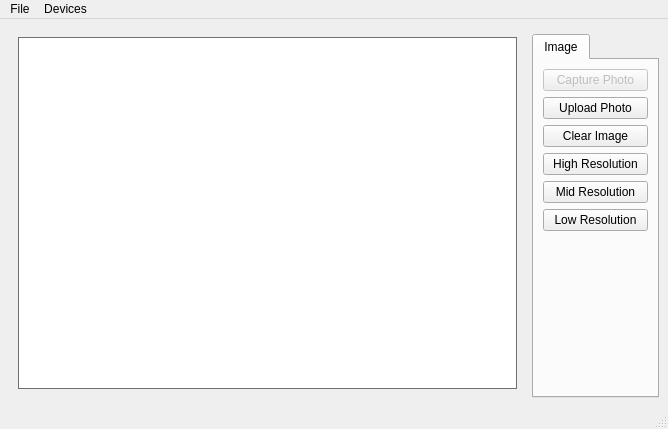
<?xml version="1.0" encoding="UTF-8"?>
<ui version="4.0">
 <class>Camera</class>
 <widget class="QMainWindow" name="Camera">
  <property name="geometry">
   <rect>
    <x>0</x>
    <y>0</y>
    <width>668</width>
    <height>429</height>
   </rect>
  </property>
  <property name="windowTitle">
   <string>Camera</string>
  </property>
  <widget class="QWidget" name="centralwidget">
   <layout class="QGridLayout" name="gridLayout_3">
    <item row="0" column="1" rowspan="2">
     <widget class="QStackedWidget" name="stackedWidget">
      <property name="sizePolicy">
       <sizepolicy hsizetype="Preferred" vsizetype="Preferred">
        <horstretch>1</horstretch>
        <verstretch>0</verstretch>
       </sizepolicy>
      </property>
      <property name="palette">
       <palette>
        <active>
         <colorrole role="Base">
          <brush brushstyle="SolidPattern">
           <color alpha="255">
            <red>255</red>
            <green>255</green>
            <blue>255</blue>
           </color>
          </brush>
         </colorrole>
         <colorrole role="Window">
          <brush brushstyle="SolidPattern">
           <color alpha="255">
            <red>145</red>
            <green>145</green>
            <blue>145</blue>
           </color>
          </brush>
         </colorrole>
        </active>
        <inactive>
         <colorrole role="Base">
          <brush brushstyle="SolidPattern">
           <color alpha="255">
            <red>255</red>
            <green>255</green>
            <blue>255</blue>
           </color>
          </brush>
         </colorrole>
         <colorrole role="Window">
          <brush brushstyle="SolidPattern">
           <color alpha="255">
            <red>145</red>
            <green>145</green>
            <blue>145</blue>
           </color>
          </brush>
         </colorrole>
        </inactive>
        <disabled>
         <colorrole role="Base">
          <brush brushstyle="SolidPattern">
           <color alpha="255">
            <red>145</red>
            <green>145</green>
            <blue>145</blue>
           </color>
          </brush>
         </colorrole>
         <colorrole role="Window">
          <brush brushstyle="SolidPattern">
           <color alpha="255">
            <red>145</red>
            <green>145</green>
            <blue>145</blue>
           </color>
          </brush>
         </colorrole>
        </disabled>
       </palette>
      </property>
      <property name="currentIndex">
       <number>0</number>
      </property>
      <widget class="QWidget" name="viewfinderPage">
       <layout class="QGridLayout" name="gridLayout_5">
        <item row="0" column="0">
         <widget class="GraphicsView" name="graphicsView"/>
        </item>
       </layout>
      </widget>
      <widget class="QWidget" name="previewPage">
       <layout class="QGridLayout" name="gridLayout_4">
        <item row="1" column="0">
         <widget class="QLabel" name="lastImagePreviewLabel">
          <property name="sizePolicy">
           <sizepolicy hsizetype="Preferred" vsizetype="MinimumExpanding">
            <horstretch>0</horstretch>
            <verstretch>0</verstretch>
           </sizepolicy>
          </property>
          <property name="frameShape">
           <enum>QFrame::Box</enum>
          </property>
          <property name="text">
           <string/>
          </property>
         </widget>
        </item>
       </layout>
      </widget>
     </widget>
    </item>
    <item row="1" column="2" colspan="2">
     <widget class="QTabWidget" name="captureWidget">
      <property name="currentIndex">
       <number>0</number>
      </property>
      <widget class="QWidget" name="tab_2">
       <attribute name="title">
        <string>Image</string>
       </attribute>
       <layout class="QGridLayout" name="gridLayout">
        <item row="5" column="0">
         <widget class="QPushButton" name="lowResolution">
          <property name="text">
           <string>Low Resolution</string>
          </property>
         </widget>
        </item>
        <item row="4" column="0">
         <widget class="QPushButton" name="midResolution">
          <property name="text">
           <string>Mid Resolution</string>
          </property>
         </widget>
        </item>
        <item row="3" column="0">
         <widget class="QPushButton" name="highResolution">
          <property name="text">
           <string>High Resolution</string>
          </property>
         </widget>
        </item>
        <item row="6" column="0">
         <spacer name="verticalSpacer_2">
          <property name="orientation">
           <enum>Qt::Vertical</enum>
          </property>
          <property name="sizeHint" stdset="0">
           <size>
            <width>20</width>
            <height>161</height>
           </size>
          </property>
         </spacer>
        </item>
        <item row="2" column="0">
         <widget class="QPushButton" name="clearImage">
          <property name="text">
           <string>Clear Image</string>
          </property>
         </widget>
        </item>
        <item row="0" column="0">
         <widget class="QPushButton" name="takeImageButton">
          <property name="enabled">
           <bool>false</bool>
          </property>
          <property name="text">
           <string>Capture Photo</string>
          </property>
          <property name="icon">
           <iconset resource="camera.qrc">
            <normaloff>:/images/shutter.svg</normaloff>:/images/shutter.svg</iconset>
          </property>
         </widget>
        </item>
        <item row="1" column="0">
         <widget class="QPushButton" name="uploadButton">
          <property name="text">
           <string>Upload Photo</string>
          </property>
         </widget>
        </item>
       </layout>
      </widget>
     </widget>
    </item>
   </layout>
  </widget>
  <widget class="QMenuBar" name="menubar">
   <property name="geometry">
    <rect>
     <x>0</x>
     <y>0</y>
     <width>668</width>
     <height>17</height>
    </rect>
   </property>
   <widget class="QMenu" name="menuFile">
    <property name="title">
     <string>File</string>
    </property>
    <addaction name="actionStartCamera"/>
    <addaction name="actionStopCamera"/>
    <addaction name="separator"/>
    <addaction name="actionSettings"/>
    <addaction name="separator"/>
    <addaction name="actionIP_Address"/>
    <addaction name="actionExit"/>
   </widget>
   <widget class="QMenu" name="menuDevices">
    <property name="title">
     <string>Devices</string>
    </property>
   </widget>
   <addaction name="menuFile"/>
   <addaction name="menuDevices"/>
  </widget>
  <widget class="QStatusBar" name="statusbar"/>
  <action name="actionExit">
   <property name="text">
    <string>Close</string>
   </property>
  </action>
  <action name="actionStartCamera">
   <property name="text">
    <string>Start Camera</string>
   </property>
  </action>
  <action name="actionStopCamera">
   <property name="text">
    <string>Stop Camera</string>
   </property>
  </action>
  <action name="actionSettings">
   <property name="text">
    <string>Change Settings</string>
   </property>
  </action>
  <action name="actionIP_Address">
   <property name="text">
    <string>IP Address</string>
   </property>
  </action>
 </widget>
 <customwidgets>
  <customwidget>
   <class>GraphicsView</class>
   <extends>QGraphicsView</extends>
   <header>graphicsview.h</header>
  </customwidget>
 </customwidgets>
 <resources>
  <include location="camera.qrc"/>
 </resources>
 <connections>
  <connection>
   <sender>actionExit</sender>
   <signal>triggered()</signal>
   <receiver>Camera</receiver>
   <slot>close()</slot>
   <hints>
    <hint type="sourcelabel">
     <x>-1</x>
     <y>-1</y>
    </hint>
    <hint type="destinationlabel">
     <x>154</x>
     <y>130</y>
    </hint>
   </hints>
  </connection>
  <connection>
   <sender>takeImageButton</sender>
   <signal>clicked()</signal>
   <receiver>Camera</receiver>
   <slot>takeImage()</slot>
   <hints>
    <hint type="sourcelabel">
     <x>625</x>
     <y>132</y>
    </hint>
    <hint type="destinationlabel">
     <x>603</x>
     <y>169</y>
    </hint>
   </hints>
  </connection>
  <connection>
   <sender>actionSettings</sender>
   <signal>triggered()</signal>
   <receiver>Camera</receiver>
   <slot>configureCaptureSettings()</slot>
   <hints>
    <hint type="sourcelabel">
     <x>-1</x>
     <y>-1</y>
    </hint>
    <hint type="destinationlabel">
     <x>333</x>
     <y>210</y>
    </hint>
   </hints>
  </connection>
  <connection>
   <sender>actionStartCamera</sender>
   <signal>triggered()</signal>
   <receiver>Camera</receiver>
   <slot>startCamera()</slot>
   <hints>
    <hint type="sourcelabel">
     <x>-1</x>
     <y>-1</y>
    </hint>
    <hint type="destinationlabel">
     <x>333</x>
     <y>210</y>
    </hint>
   </hints>
  </connection>
  <connection>
   <sender>actionStopCamera</sender>
   <signal>triggered()</signal>
   <receiver>Camera</receiver>
   <slot>stopCamera()</slot>
   <hints>
    <hint type="sourcelabel">
     <x>-1</x>
     <y>-1</y>
    </hint>
    <hint type="destinationlabel">
     <x>333</x>
     <y>210</y>
    </hint>
   </hints>
  </connection>
 </connections>
 <slots>
  <slot>record()</slot>
  <slot>pause()</slot>
  <slot>stop()</slot>
  <slot>enablePreview(bool)</slot>
  <slot>configureCaptureSettings()</slot>
  <slot>takeImage()</slot>
  <slot>startCamera()</slot>
  <slot>toggleLock()</slot>
  <slot>setMuted(bool)</slot>
  <slot>stopCamera()</slot>
  <slot>setExposureCompensation(int)</slot>
 </slots>
</ui>
